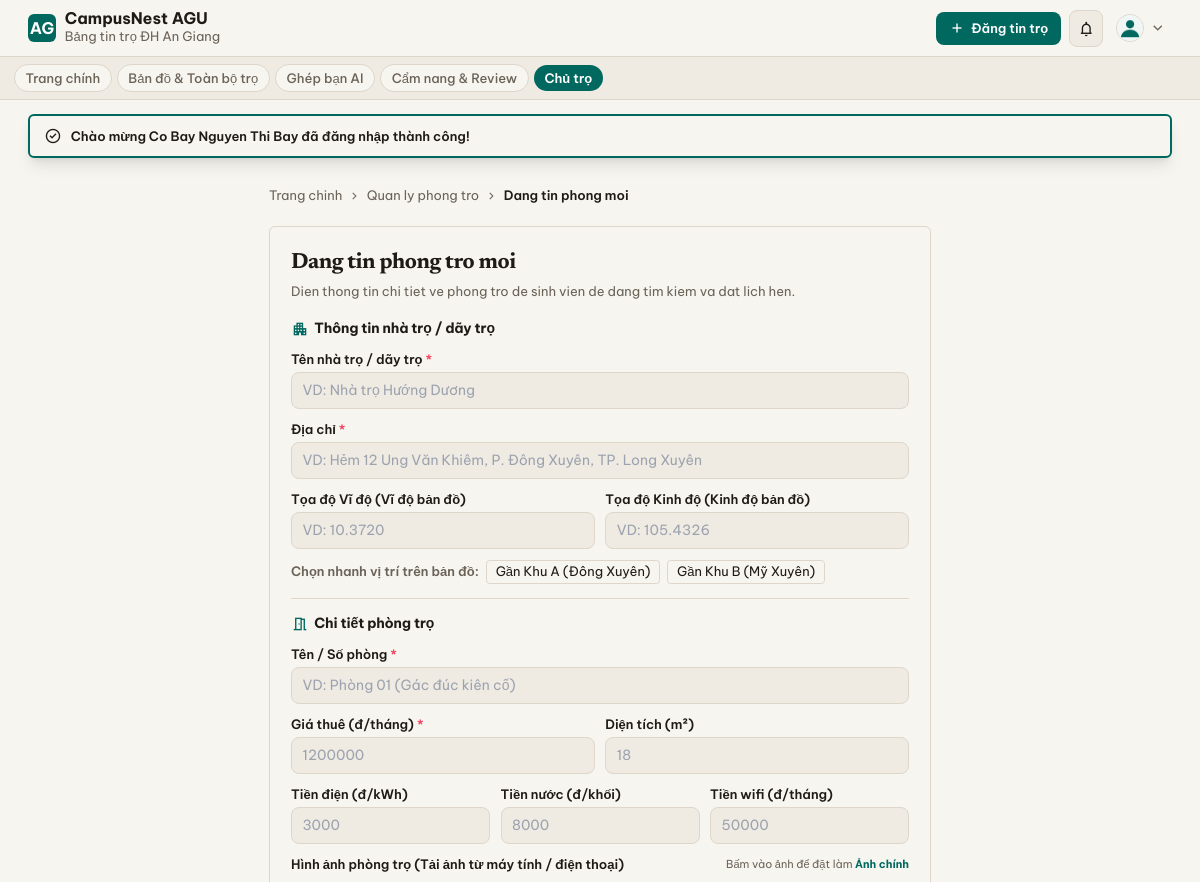
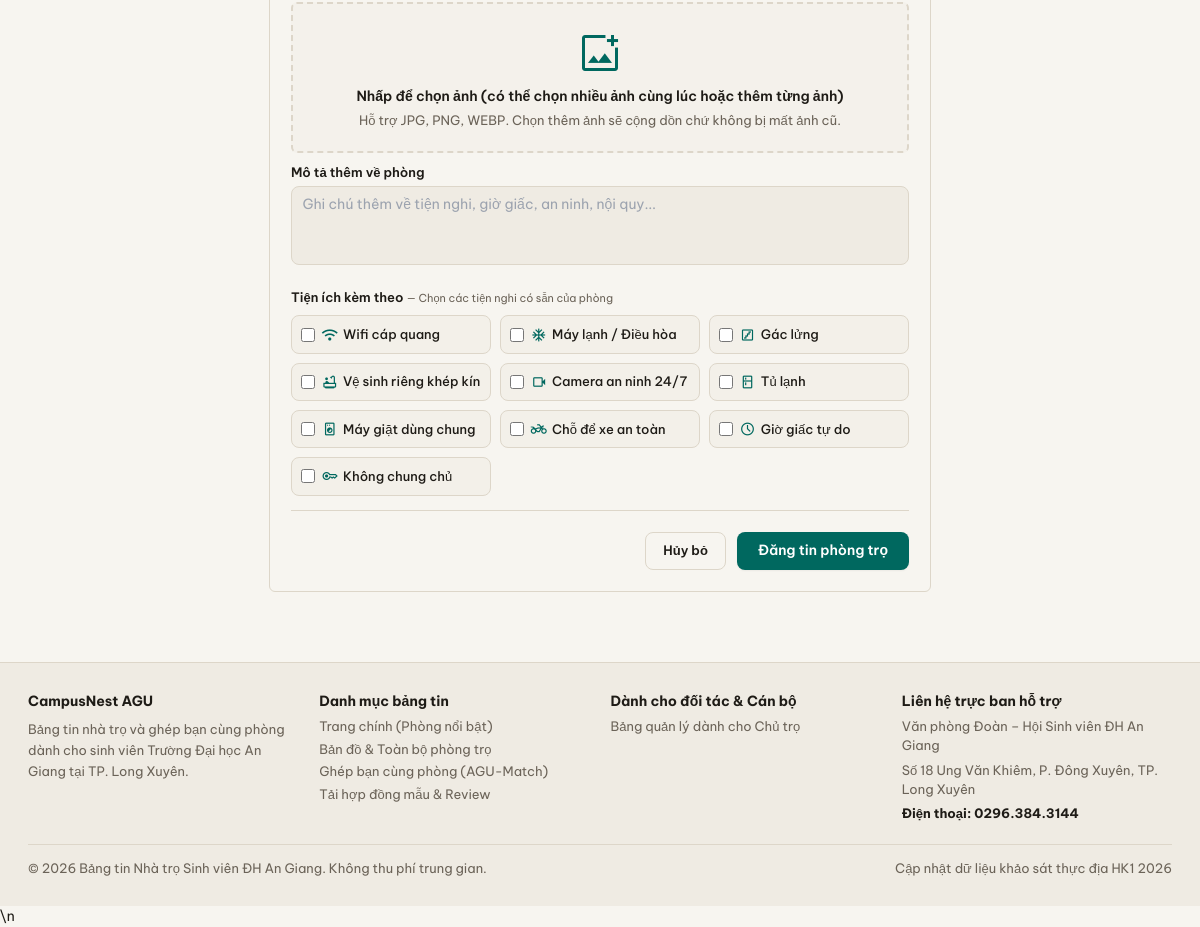
/chutro/dangtin.php (signed in), run on the app's committed database (2 pictures, top to bottom).
### tables this page shows
CREATE TABLE TienIch (
    MaTienIch INT AUTO_INCREMENT PRIMARY KEY,
    TenTienIch VARCHAR(100) NOT NULL UNIQUE,
    Icon VARCHAR(50) DEFAULT 'bi-check-circle'  
);

### chutro/dangtin.php (the view, shortened to what this page needs)
<?php
require_once __DIR__ . '/../cauhinh/database.php';
$nd = nguoiDungHienTai();
$mand = (int)$nd['mannd'];
$stmtNT = $conn->prepare("SELECT MaNhaTro, TenNhaTro, DiaChi FROM NhaTro WHERE MaChuTro = ?");
$stmtNT->bind_param('i', $mand);
$stmtNT->execute();
$dsNhaTro = $stmtNT->get_result()->fetch_all(MYSQLI_ASSOC);
$dsTienIchAll = [];
$resTI = $conn->query("SELECT MaTienIch, TenTienIch, Icon FROM TienIch ORDER BY MaTienIch ASC");
if ($resTI) {
    $dsTienIchAll = $resTI->fetch_all(MYSQLI_ASSOC);
}
include_once __DIR__ . '/../dungchung/header.php';
?>
<div class="max-w-[760px] mx-auto px-4 sm:px-6 lg:px-8 py-8 space-y-6">
  <nav class="flex items-center gap-1.5 text-xs text-text-sub">
    <a href="/DoAn_TimNhaTroSV_QLDAPM/index.php" class="hover:text-text-main">Trang chinh</a>
    <span class="material-symbols-outlined text-[14px]">chevron_right</span>
    <a href="/DoAn_TimNhaTroSV_QLDAPM/chutro.php" class="hover:text-text-main">Quan ly phong tro</a>
    <span class="material-symbols-outlined text-[14px]">chevron_right</span>
    <span class="text-text-main font-semibold">Dang tin phong moi</span>
  </nav>
  <div class="bg-bg-main rounded-card border border-border-warm p-6 space-y-5">
    <div>
      <h1 class="text-xl font-bold text-text-main">Dang tin phong tro moi</h1>
      <p class="text-xs text-text-sub mt-1">Dien thong tin chi tiet ve phong tro de sinh vien de dang tim kiem va dat lich hen.</p>
    </div>
    <form method="POST" enctype="multipart/form-data" class="space-y-4">
      <div class="space-y-3 pb-4 border-b border-border-warm">
        <h2 class="text-sm font-bold text-text-main flex items-center gap-1.5">
          <span class="material-symbols-outlined text-accent">apartment</span>Thông tin nhà trọ / dãy trọ
        </h2>
        <div id="new_nha_tro_box" class="<?= !empty($dsNhaTro) ? 'hidden' : '' ?> space-y-3">
          <div>
            <label class="block text-xs font-semibold text-text-main mb-1">Tên nhà trọ / dãy trọ <span class="text-rose-500">*</span></label>
            <input type="text" name="ten_nha_tro" placeholder="VD: Nhà trọ Hướng Dương" class="w-full px-3 py-2 rounded-btn border border-border-warm bg-bg-sub text-sm text-text-main outline-none focus:border-accent">
          </div>
          <div>
            <label class="block text-xs font-semibold text-text-main mb-1">Địa chỉ <span class="text-rose-500">*</span></label>
            <input type="text" name="dia_chi" placeholder="VD: Hẻm 12 Ung Văn Khiêm, P. Đông Xuyên, TP. Long Xuyên" class="w-full px-3 py-2 rounded-btn border border-border-warm bg-bg-sub text-sm text-text-main outline-none focus:border-accent">
          </div>
          <div class="grid grid-cols-2 gap-3 tnum">
            <div>
              <label class="block text-xs font-semibold text-text-main mb-1">Tọa độ Vĩ độ (Vĩ độ bản đồ)</label>
              <input type="number" step="0.000001" id="in_vido" name="vi_do" placeholder="VD: 10.3720" class="w-full px-3 py-2 rounded-btn border border-border-warm bg-bg-sub text-sm text-text-main outline-none focus:border-accent">
            </div>
            <div>
              <label class="block text-xs font-semibold text-text-main mb-1">Tọa độ Kinh độ (Kinh độ bản đồ)</label>
              <input type="number" step="0.000001" id="in_kinhdo" name="kinh_do" placeholder="VD: 105.4326" class="w-full px-3 py-2 rounded-btn border border-border-warm bg-bg-sub text-sm text-text-main outline-none focus:border-accent">
            </div>
          </div>
          <div class="flex items-center gap-2 text-xs">
            <span class="text-text-sub font-semibold">Chọn nhanh vị trí trên bản đồ:</span>
            <button type="button" onclick="setGeo(10.3720, 105.4326)" class="px-2.5 py-0.5 rounded border border-border-warm bg-bg-main hover:border-accent text-xs">Gần Khu A (Đông Xuyên)</button>
            <button type="button" onclick="setGeo(10.3789, 105.4385)" class="px-2.5 py-0.5 rounded border border-border-warm bg-bg-main hover:border-accent text-xs">Gần Khu B (Mỹ Xuyên)</button>
          </div>
        </div>
      </div>
      <div class="space-y-3 pb-4 border-b border-border-warm">
        <h2 class="text-sm font-bold text-text-main flex items-center gap-1.5">
          <span class="material-symbols-outlined text-accent">meeting_room</span>Chi tiết phòng trọ
        </h2>
        <div>
          <label class="block text-xs font-semibold text-text-main mb-1">Tên / Số phòng <span class="text-rose-500">*</span></label>
          <input type="text" name="ten_phong" required placeholder="VD: Phòng 01 (Gác đúc kiên cố)" class="w-full px-3 py-2 rounded-btn border border-border-warm bg-bg-sub text-sm text-text-main outline-none focus:border-accent">
        </div>
        <div class="grid grid-cols-1 sm:grid-cols-2 gap-3 tnum">
          <div>
            <label class="block text-xs font-semibold text-text-main mb-1">Giá thuê (đ/tháng) <span class="text-rose-500">*</span></label>
            <input type="number" name="gia_thue" required min="100000" step="50000" placeholder="1200000" class="w-full px-3 py-2 rounded-btn border border-border-warm bg-bg-sub text-sm text-text-main outline-none focus:border-accent">
          </div>
          <div>
            <label class="block text-xs font-semibold text-text-main mb-1">Diện tích (m²)</label>
            <input type="number" name="dien_tich" min="5" max="200" step="0.5" placeholder="18" class="w-full px-3 py-2 rounded-btn border border-border-warm bg-bg-sub text-sm text-text-main outline-none focus:border-accent">
          </div>
        </div>
        <div class="grid grid-cols-1 sm:grid-cols-3 gap-3 tnum">
          <div>
            <label class="block text-xs font-semibold text-text-main mb-1">Tiền điện (đ/kWh)</label>
            <input type="number" name="tien_dien" min="0" step="100" placeholder="3000" class="w-full px-3 py-2 rounded-btn border border-border-warm bg-bg-sub text-sm text-text-main outline-none focus:border-accent">
          </div>
          <div>
            <label class="block text-xs font-semibold text-text-main mb-1">Tiền nước (đ/khối)</label>
            <input type="number" name="tien_nuoc" min="0" step="500" placeholder="8000" class="w-full px-3 py-2 rounded-btn border border-border-warm bg-bg-sub text-sm text-text-main outline-none focus:border-accent">
          </div>
          <div>
            <label class="block text-xs font-semibold text-text-main mb-1">Tiền wifi (đ/tháng)</label>
            <input type="number" name="tien_wifi" min="0" step="10000" placeholder="50000" class="w-full px-3 py-2 rounded-btn border border-border-warm bg-bg-sub text-sm text-text-main outline-none focus:border-accent">
          </div>
        </div>
        <div class="space-y-3">
          <div class="flex items-center justify-between">
            <label class="block text-xs font-semibold text-text-main">
              Hình ảnh phòng trọ (Tải ảnh từ máy tính / điện thoại)
            </label>
            <span class="text-[11px] text-text-sub">Bấm vào ảnh để đặt làm <strong class="text-accent">Ảnh chính</strong></span>
          </div>
          <div id="dropzone" onclick="document.getElementById('file_input_temp').click()"
               class="border-2 border-dashed border-border-warm hover:border-accent rounded-card p-6 text-center cursor-pointer transition-colors bg-bg-sub/40 hover:bg-bg-sub group">
            <span class="material-symbols-outlined text-4xl text-accent group-hover:scale-110 transition-transform mb-1.5">add_photo_alternate</span>
            <p class="text-sm font-semibold text-text-main">Nhấp để chọn ảnh (có thể chọn nhiều ảnh cùng lúc hoặc thêm từng ảnh)</p>
            <p class="text-xs text-text-sub mt-1">Hỗ trợ JPG, PNG, WEBP. Chọn thêm ảnh sẽ cộng dồn chứ không bị mất ảnh cũ.</p>
          </div>
        </div>
        <div>
          <label class="block text-xs font-semibold text-text-main mb-1">Mô tả thêm về phòng</label>
          <textarea name="mo_ta" rows="3" placeholder="Ghi chú thêm về tiện nghi, giờ giấc, an ninh, nội quy..." class="w-full px-3 py-2 rounded-btn border border-border-warm bg-bg-sub text-sm text-text-main outline-none focus:border-accent resize-none"></textarea>
        </div>
        <?php if (!empty($dsTienIchAll)): ?>
        <div class="space-y-2 pt-2">
          <label class="block text-xs font-semibold text-text-main">
            Tiện ích kèm theo <span class="text-text-sub text-[11px] font-normal">— Chọn các tiện nghi có sẵn của phòng</span>
          </label>
          <div class="grid grid-cols-2 sm:grid-cols-3 gap-2.5">
            <?php foreach ($dsTienIchAll as $ti): ?>
            <label class="flex items-center gap-2 p-2.5 rounded-btn border border-border-warm hover:border-accent bg-bg-sub/50 hover:bg-bg-sub cursor-pointer transition-colors text-xs text-text-main">
              <input type="checkbox" name="tien_ich[]" value="<?= (int)$ti['MaTienIch'] ?>" class="rounded accent-accent w-4 h-4 cursor-pointer">
              <span class="flex items-center gap-1.5 font-medium">
                <?php if (!empty($ti['Icon'])): ?>
                <span class="material-symbols-outlined text-[16px] text-accent"><?= htmlspecialchars($ti['Icon']) ?></span>
                <?php endif; ?>
                <?= htmlspecialchars($ti['TenTienIch']) ?>
              </span>
            </label>
            <?php endforeach; ?>
          </div>
        </div>
        <?php endif; ?>
      </div>
      <div class="flex items-center justify-end gap-3 pt-2">
        <a href="/DoAn_TimNhaTroSV_QLDAPM/chutro.php" class="px-5 py-2.5 rounded-btn border border-border-warm bg-bg-main text-text-main font-semibold text-xs card-hover">Hủy bỏ</a>
        <button type="submit" class="px-6 py-2.5 rounded-btn bg-accent text-white font-semibold text-sm transition-all duration-200 hover:opacity-90 shadow-sm active:scale-[0.98]">Đăng tin phòng trọ</button>
      </div>
    </form>
  </div>
</div>
<?php include_once __DIR__ . '/../dungchung/footer.php'; ?>\n

### dungchung/header.php (style rules this page uses)
html, body { margin: 0; padding: 0; background-color: #F7F5F0; color: #1E1B16; font-family: 'Be Vietnam Pro', sans-serif; font-size: 14px; line-height: 1.6; scroll-behavior: smooth; }
h1 { font-family: 'Newsreader', Georgia, serif; font-weight: 700; letter-spacing: -0.02em; line-height: 1.15; }
h2 { font-family: 'Be Vietnam Pro', sans-serif; font-weight: 600; letter-spacing: -0.01em; }
.tnum { font-variant-numeric: tabular-nums; }
.card-hover { transition: border-color 0.15s ease; }
.material-symbols-outlined { font-size: 18px; vertical-align: middle; }

### data on the page
tienich: TenTienIch "Wifi cáp quang"
tienich: TenTienIch "Máy lạnh / Điều hòa"
tienich: TenTienIch "Gác lửng"
tienich: TenTienIch "Vệ sinh riêng khép kín"
tienich: TenTienIch "Camera an ninh 24/7"
tienich: TenTienIch "Tủ lạnh"
tienich: TenTienIch "Máy giặt dùng chung"
tienich: TenTienIch "Chỗ để xe an toàn"
tienich: TenTienIch "Giờ giấc tự do"
tienich: TenTienIch "Không chung chủ"

### other printed values
$tbFlash['noidung'] "Chào mừng Co Bay Nguyen Thi Bay đã đăng nhập thành công!"
